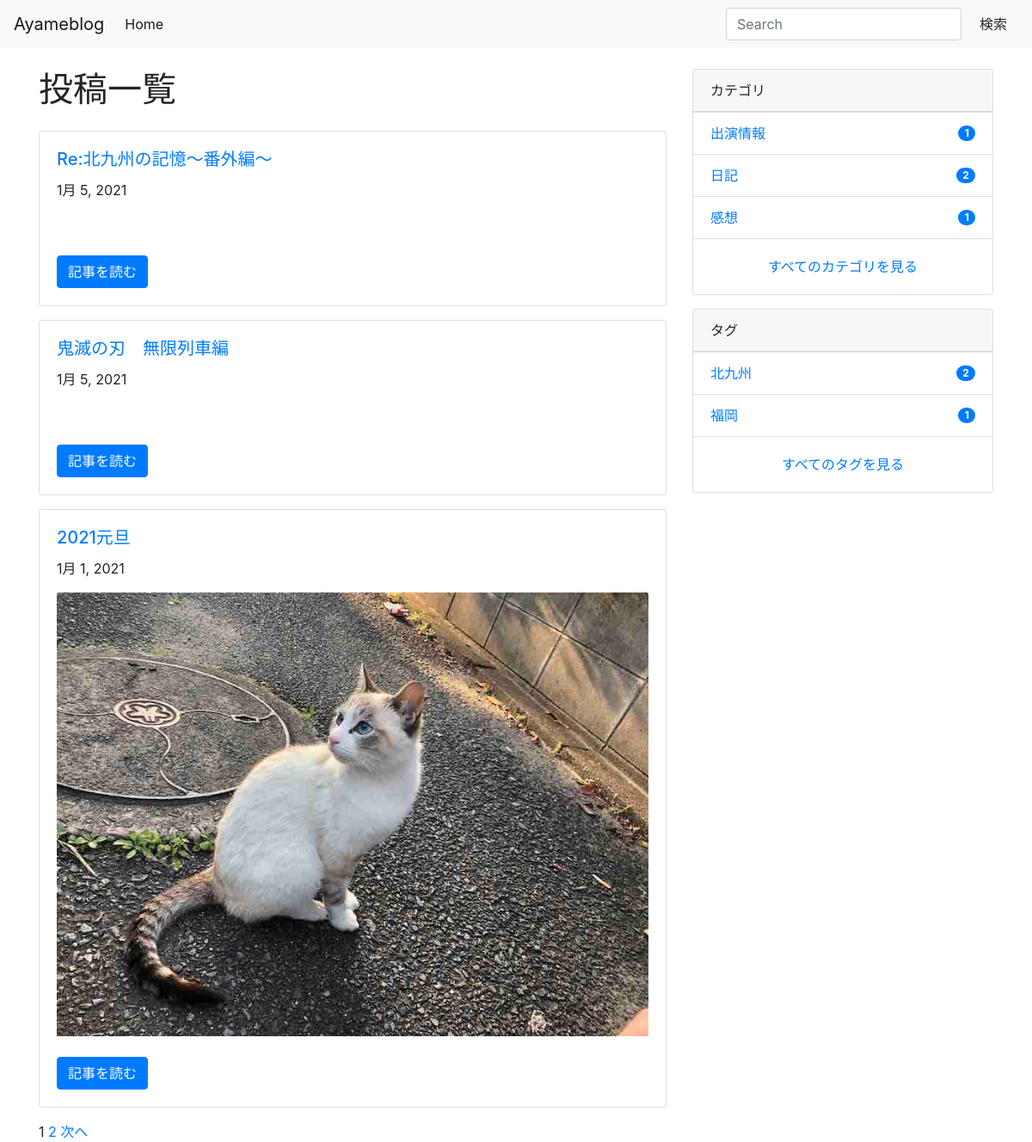
The page / on the database its author committed.
### blog/models.py (models this page shows, shortened)
class Post(models.Model):
    category = models.ForeignKey(Category, on_delete=models.PROTECT)
    tags = models.ManyToManyField(Tag, blank=True)
    title = models.CharField(max_length=255)
    content = models.TextField()
    description = models.TextField(blank=True)
    created_at = models.DateTimeField(auto_now_add=True)
    updated_at = models.DateTimeField(blank=True, null=True)
    published_at = models.DateTimeField(blank=True, null=True)
    is_public = models.BooleanField(default=False)
    image = models.ImageField(upload_to='post_images/', null=True, blank=True)
    class Meta:
        ordering = ['-created_at']

class Category(models.Model):
    name = models.CharField(max_length=255)
    slug = models.SlugField(unique=True)
    timestamp = models.DateTimeField(auto_now_add=True)

class Tag(models.Model):
    name = models.CharField(max_length=255)
    slug = models.SlugField(unique=True)
    timestamp = models.DateTimeField(auto_now_add=True)

### blog/views.py (the view)
# urls.py: path('', IndexView.as_view(), name='index'),
class IndexView(ListView):
    model = Post
    template_name = 'blog/index.html'
    paginate_by = 3

### ayameblog/context_processors.py (called while the page is built)
def common(request):
    context = {
        'categories': Category.objects.annotate(
            num_posts=Count('post', filter=Q(post__is_public=True))),
        'tags': Tag.objects.annotate(
            num_posts=Count('post', filter=Q(post__is_public=True))),
    }
    return context

### blog/templates/blog/index.html (shortened to what this page needs)
{% extends 'base.html' %}
{% block content %}
<div class="container">
  <div class="row">
    <main class="col-md-8">
      <h1 class="mb-4">投稿一覧</h1>
      {% include "blog/snippets/main_post_list.html" %}
      {% include "blog/snippets/pagination.html" %}
    </main>
    <aside class="col-md-4">
      {% include "blog/snippets/sidebar.html" %}
    </aside>
  </div>
</div>
{% endblock %}

### blog/templates/blog/snippets/main_post_list.html (shortened to what this page needs)
{% for post in object_list %}
{% if user.is_authenticated or post.is_public %}
<div class="card mb-3">
  <div class="card-body">
    <a href="{% url 'blog:post_detail' post.id %}">
      <h5 class="card-title">{{ post.title }}</h5>
    </a>
    <p class="card-text">{{ post.published_at|date }}</p>
    {% if post.image %}
    <a href="{% url 'blog:post_detail' post.id %}">
      <img class="card-img-top" src="{{ post.image.url }}" alt="{{ post.title }}">
    </a>
    {% endif %}
    <br>
    <br>
    <a href="{% url 'blog:post_detail' post.id %}" class="btn btn-primary">記事を読む</a>
  </div>
</div>
{% endif %}
{% empty %}
<p>まだ投稿はありません。</p>
{% endfor %}

### blog/templates/blog/snippets/sidebar.html
<div class="card mb-3">
    <div class="card-header">
      カテゴリ
    </div>
    <ul class="list-group list-group-flush">
      {% for category in categories|dictsort:"id" %}
      <li class="list-group-item d-flex justify-content-between align-items-center">
        <a href="{% url 'blog:category_post' category.slug %}" class="card-link">{{ category.name }}</a>
        <span class="badge badge-primary badge-pill">{{ category.num_posts }}</span>
      </li>
      {% endfor %}
    </ul>
    <div class="card-body text-center">
      <a href="{% url 'blog:category_list' %}" class="card-link">すべてのカテゴリを見る</a>
    </div>
  </div>
  <div class="card">
    <div class="card-header">
      タグ
    </div>
    <ul class="list-group list-group-flush">
      {% for tag in tags|dictsortreversed:"num_posts"|slice:":5" %}
      <li class="list-group-item d-flex justify-content-between align-items-center">
        <a href="{% url 'blog:tag_post' tag.slug %}" class="card-link">{{ tag.name }}</a>
        <span class="badge badge-primary badge-pill">{{ tag.num_posts }}</span>
      </li>
      {% endfor %}
    </ul>
    <div class="card-body text-center">
      <a href="{% url 'blog:tag_list' %}" class="card-link">すべてのタグを見る</a>
    </div>
  </div>

### rows shown on the page
Post: title "Re:北九州の記憶～番外編～", published_at "1月 5, 2021"
Post: title "鬼滅の刃 無限列車編", published_at "1月 5, 2021"
Post: title "2021元旦", published_at "1月 1, 2021", image (picture)
Category: name "出演情報", num_posts "1"
Category: name "日記", num_posts "2"
Category: name "感想", num_posts "1"
Tag: name "北九州", num_posts "2"
Tag: name "福岡", num_posts "1"

### other values the page prints
{{ num }} "1"
{{ num }} "2"
